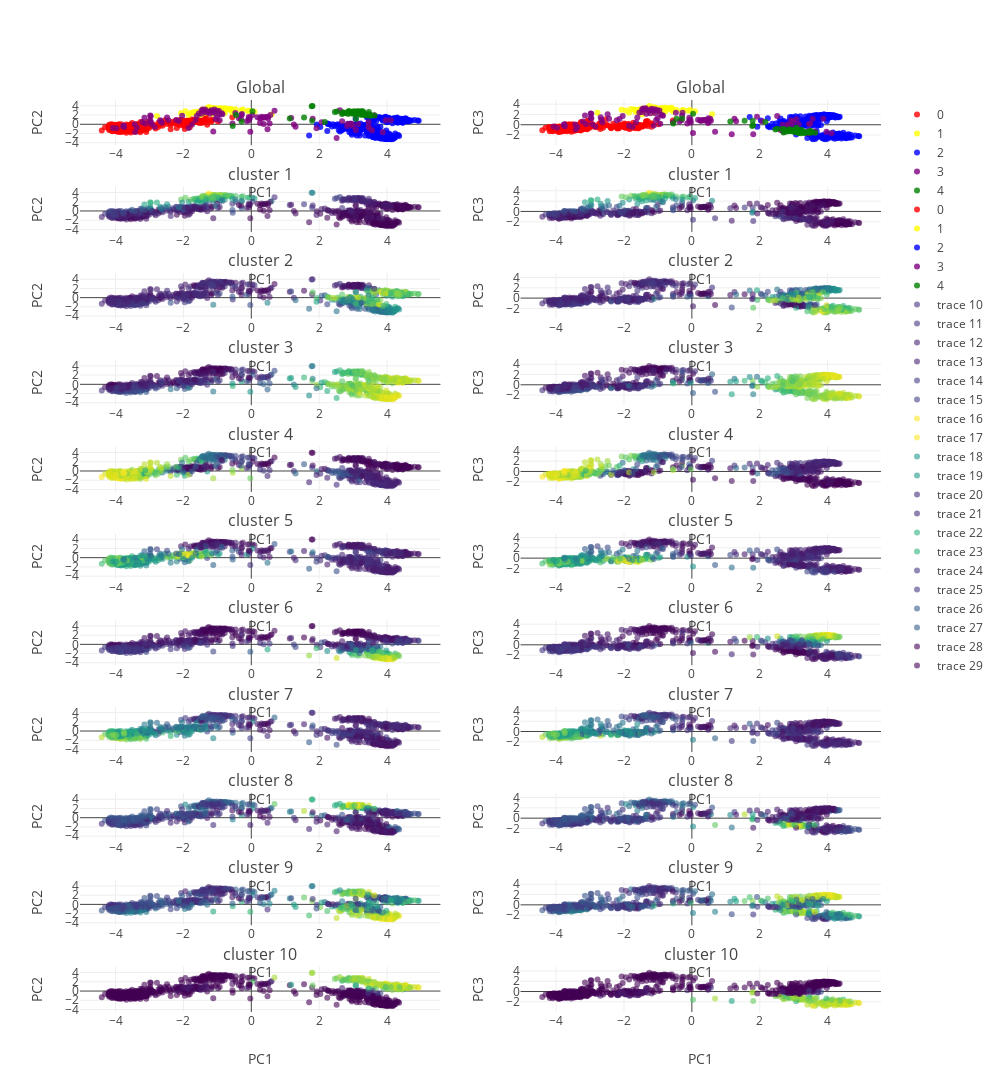

The notebook cell this image was saved under:
### Code cell
from plotly import tools
from structure_tools.mstutorial_tools_I import KDE_pca

KDE_pca(feats= features,Cameo= Cameo,label_vector= label_vector,Subset= Subset,height= 3000)

### Figure 1 — Plotly figure (JSON) as saved in the notebook; plotly's stock layout.template omitted (floating-point values rounded to 4 significant figures; data arrays with more than 128 entries replaced by an {"elided": "..."} marker saying what was removed)
{"data": [{"marker": {"color": "red", "line": {"width": 0}, "opacity": 0.8, "size": 6, "symbol": "circle"}, "mode": "markers", "name": "0", "type": "scatter", "uid": "a12c3a06-23e5-4b03-9749-2a5ae3aea98b", "x": {"elided": "394 float values"}, "xaxis": "x", "y": {"elided": "394 float values"}, "yaxis": "y"}, {"marker": {"color": "yellow", "line": {"width": 0}, "opacity": 0.8, "size": 6, "symbol": "circle"}, "mode": "markers", "name": "1", "type": "scatter", "uid": "056b1fce-e87d-476f-9936-94bcc11a2818", "x": [-2.068, -0.921, -1.494, 0.09381, -1.134, -0.2965, -0.9761, -1.068, -1.093, -1.302, -0.7576, -0.7285, -1.528, -0.7989, -1.194, -0.9259, -2.779, -0.4634, -0.7717, -1.188, -0.8517, -0.6478, -0.5778, -1.142, -1.21, -1.792, -0.9331, -0.109, -1.037, -1.399, -1.041, -1.442, -1.607, -0.8133, -1.494, -0.591, -1.695, -1.119, -1.656, 0.5954, -0.8617, -1.847, -1.467, -1.36, -1.59, -1.138, -1.566, -1.114, -1.02, -1.943, -1.667, -0.8942, -0.2499, -1.483, -0.7727, -0.8752, -0.9279, -1.253, -1.089, -0.6636, -1.139, -0.05479, -0.5638, -1.361, -0.7816], "xaxis": "x", "y": [2.459, 3.422, 2.083, 2.711, 2.28, 3.041, 3.072, 3.403, 3.199, 3.468, 3.419, 3.355, 2.732, 3.119, 3.321, 3.233, 1.814, 3.235, 3.35, 3.276, 3.395, 3.296, 3.189, 3.389, 3.48, 2.439, 2.946, 2.862, 2.588, 3.135, 3.293, 3.215, 2.708, 3.415, 2.483, 3.259, 2.66, 3.162, 2.387, 2.123, 3.307, 1.994, 2.182, 2.47, 2.459, 3.508, 2.525, 3.094, 3.495, 2.848, 2.501, 3.374, 3.211, 2.471, 3.161, 2.864, 3.453, 3.761, 3.395, 3.225, 3.076, 2.907, 2.626, 2.993, 2.451], "yaxis": "y"}, {"marker": {"color": "blue", "line": {"width": 0}, "opacity": 0.8, "size": 6, "symbol": "circle"}, "mode": "markers", "name": "2", "type": "scatter", "uid": "3ea228e4-5656-4049-bdcf-47f185715835", "x": {"elided": "320 float values"}, "xaxis": "x", "y": {"elided": "320 float values"}, "yaxis": "y"}, {"marker": {"color": "purple", "line": {"width": 0}, "opacity": 0.8, "size": 6, "symbol": "circle"}, "mode": "markers", "name": "3", "type": "scatter", "uid": "6328270b-7e97-4665-9e9e-e3925fcf2fb9", "x": [-2.635, -1.219, -0.9309, -3.21, 0.6838, 1.808, -1.27, 1.254, -0.4699, -1.606, 0.3038, 0.03407, 0.2582, 3.078, -2.959, -2.212, 0.366, -2.981, -4.077, 2.699, -2.439, 0.3768, -2.038, 2.513, -3.419, -0.07283, -1.546, -3.374, -0.06483, -0.1338, 0.477, 2.835, 0.1828, 0.4928, 3.452, -0.9297, -3.148, 0.2568, 2.071, -3.972, -0.04171, -1.849, -1.08, -0.5556, 2.823, -0.02925, -3.122, -3.775, -1.357, 0.5389, 3.487, 2.954, 1.919, -1.359, 3.451, -0.2893, -0.9541, 2.925, 2.608, 3.964, 1.175, 3.049, -3.758, -2.685, -2.936, -1.745, 3.558, 3.146, -1.466, 3.619, 0.5618, -1.642, -0.3657, -3.743, -1.086, -1.008, -0.303, 0.4865, -1.194, -1.12, -0.8525, -2.131, -0.8697, -1.415, -3.434, 4.112, -1.021, 2.983, -2.977, -1.184, 0.4209, -0.2755, 1.303, -1.463, 3.434, -1.431, -2.847, -1.052, 0.326, -2.664, 2.675, -1.341, -2.963, -2.481, -1.12, 3.872, -0.07608], "xaxis": "x", "y": [0.3183, 2.359, 0.8804, 0.5105, 2.952, 1.183, 2.727, -0.02757, 2.47, 1.771, 1.625, 1.999, 1.251, -1.236, 0.4716, 0.922, 0.03939, 0.87, -0.8028, 2.371, 0.8625, 1.472, 1.827, -2.961, -1.667, 0.8089, 2.36, -0.6879, 1.268, 0.6856, -1.1, 0.1223, 1.54, 1.234, 0.4896, 2.192, 1.391, 0.2981, 0.4152, -0.8621, 1.368, -0.7969, 2.454, 0.1954, -0.374, -1.592, 0.1829, -0.4492, 3.221, 0.1498, -0.9285, 0.09517, -0.8695, 2.9, -0.4787, 2.029, 2.89, 0.1107, 3.038, 0.8781, 1.353, 2.712, -0.2529, 0.8919, -0.01195, -0.03513, -1.355, 0.03823, 2.282, 1.948, 1.99, 0.9072, 1.305, -0.59, 3.21, 1.577, 1.15, 1.635, 2.758, -1.565, 2.163, 0.7225, 2.374, 3.006, 0.008742, 0.8801, 2.958, -0.3537, 1.881, 3.016, 1.564, 2.207, -0.5611, 2.972, 2.165, 3.191, -0.6031, 1.132, 1.404, 0.6585, 0.6547, 2.537, 1.73, 1.478, 2.668, -1.75, 1.556], "yaxis": "y"}, {"marker": {"color": "green", "line": {"width": 0}, "opacity": 0.8, "size": 6, "symbol": "circle"}, "mode": "markers", "name": "4", "type": "scatter", "uid": "b15d17b7-cec3-4822-b452-06b982013d9e", "x": [3.276, 0.03496, 2.874, 2.777, 3.235, 3.335, 3.212, 1.792, 3.029, 3.07, 2.52, -0.2861, 3.227, 2.698, 2.46, 2.851, 3.09, 3.301, 3.326, 3.182, 3.501, 3.138, 3.14, 2.993, 1.778, 3.25, 2.874, 3.252, 1.554, 3.285, 3.248, 3.463, 2.943, 3.082, -0.4516, 1.132, 3.112, 1.803, 2.999, 2.724, -0.5483, 3.081, 3.152, 3.021, 2.847, 2.166, 3.067, 3.402, 3.489, 3.631, 2.988, 3.126, 2.873, 3.171, 2.671, 3.069, 3.042, 3.12, 2.963, 3.527, 3.207, 3.118], "xaxis": "x", "y": [2.04, 2.853, 2.482, 2.46, 2.821, 2.014, 2.086, 0.7548, 2.705, 2.516, 2.789, 0.5868, 2.41, 2.593, 2.644, 2.247, 2.531, 2.544, 2.227, 2.74, 2.044, 2.84, 2.718, 2.79, 3.935, 2.594, 2.867, 2.527, 1.468, 2.808, 2.24, 2.665, 2.508, 2.371, 1.993, 1.273, 2.522, 3.961, 2.659, 2.427, -0.3776, 1.194, 2.666, 2.712, 2.67, 0.5119, 2.765, 1.929, 1.917, 1.886, 2.272, 2.247, 2.726, 2.62, 2.215, 2.451, 2.328, 2.54, 2.492, 1.845, 2.515, 2.71], "yaxis": "y"}, {"marker": {"color": "red", "line": {"width": 0}, "opacity": 0.8, "size": 6, "symbol": "circle"}, "mode": "markers", "name": "0", "type": "scatter", "uid": "d66f5cc3-18e1-4852-ab28-1321231e33e3", "x": {"elided": "394 float values"}, "xaxis": "x2", "y": {"elided": "394 float values"}, "yaxis": "y2"}, {"marker": {"color": "yellow", "line": {"width": 0}, "opacity": 0.8, "size": 6, "symbol": "circle"}, "mode": "markers", "name": "1", "type": "scatter", "uid": "cd7cc997-e479-4149-9060-41869b40a731", "x": [-2.068, -0.921, -1.494, 0.09381, -1.134, -0.2965, -0.9761, -1.068, -1.093, -1.302, -0.7576, -0.7285, -1.528, -0.7989, -1.194, -0.9259, -2.779, -0.4634, -0.7717, -1.188, -0.8517, -0.6478, -0.5778, -1.142, -1.21, -1.792, -0.9331, -0.109, -1.037, -1.399, -1.041, -1.442, -1.607, -0.8133, -1.494, -0.591, -1.695, -1.119, -1.656, 0.5954, -0.8617, -1.847, -1.467, -1.36, -1.59, -1.138, -1.566, -1.114, -1.02, -1.943, -1.667, -0.8942, -0.2499, -1.483, -0.7727, -0.8752, -0.9279, -1.253, -1.089, -0.6636, -1.139, -0.05479, -0.5638, -1.361, -0.7816], "xaxis": "x2", "y": [2.905, 3.211, 2.554, 2.621, 2.29, 2.768, 2.898, 3.111, 3.147, 3.33, 3.082, 3.181, 3.022, 3.122, 3.117, 3.056, 2.318, 2.908, 3.245, 3.093, 3.153, 3.034, 2.953, 3.063, 3.319, 3.048, 2.343, 2.715, 2.746, 2.839, 3.202, 3.169, 2.859, 3.32, 2.735, 3.291, 2.982, 2.907, 2.492, 2.058, 3.153, 2.319, 1.994, 2.762, 2.72, 3.38, 2.716, 3.058, 3.22, 2.751, 2.907, 3.149, 2.875, 2.738, 3.042, 2.778, 3.126, 3.638, 3.347, 3.236, 3.077, 2.885, 2.613, 2.923, 2.582], "yaxis": "y2"}, {"marker": {"color": "blue", "line": {"width": 0}, "opacity": 0.8, "size": 6, "symbol": "circle"}, "mode": "markers", "name": "2", "type": "scatter", "uid": "a30c8b5a-9435-4825-a41e-bb568e904226", "x": {"elided": "320 float values"}, "xaxis": "x2", "y": {"elided": "320 float values"}, "yaxis": "y2"}, {"marker": {"color": "purple", "line": {"width": 0}, "opacity": 0.8, "size": 6, "symbol": "circle"}, "mode": "markers", "name": "3", "type": "scatter", "uid": "90d7eb3b-3bcc-440b-9032-1f111694e6cf", "x": [-2.635, -1.219, -0.9309, -3.21, 0.6838, 1.808, -1.27, 1.254, -0.4699, -1.606, 0.3038, 0.03407, 0.2582, 3.078, -2.959, -2.212, 0.366, -2.981, -4.077, 2.699, -2.439, 0.3768, -2.038, 2.513, -3.419, -0.07283, -1.546, -3.374, -0.06483, -0.1338, 0.477, 2.835, 0.1828, 0.4928, 3.452, -0.9297, -3.148, 0.2568, 2.071, -3.972, -0.04171, -1.849, -1.08, -0.5556, 2.823, -0.02925, -3.122, -3.775, -1.357, 0.5389, 3.487, 2.954, 1.919, -1.359, 3.451, -0.2893, -0.9541, 2.925, 2.608, 3.964, 1.175, 3.049, -3.758, -2.685, -2.936, -1.745, 3.558, 3.146, -1.466, 3.619, 0.5618, -1.642, -0.3657, -3.743, -1.086, -1.008, -0.303, 0.4865, -1.194, -1.12, -0.8525, -2.131, -0.8697, -1.415, -3.434, 4.112, -1.021, 2.983, -2.977, -1.184, 0.4209, -0.2755, 1.303, -1.463, 3.434, -1.431, -2.847, -1.052, 0.326, -2.664, 2.675, -1.341, -2.963, -2.481, -1.12, 3.872, -0.07608], "xaxis": "x2", "y": [0.4985, 2.25, 0.1786, 0.6098, -1.335, -1.857, 2.781, 1.175, 2.347, 1.422, 0.8092, -1.603, 0.818, 1.053, 1.256, 0.8759, 0.9062, 1.293, -0.3306, -1.329, 1.143, 0.8069, 1.678, 1.685, -0.8999, 0.792, 2.363, -0.4835, 0.7529, 0.2533, 0.3458, 0.1069, 0.9771, 0.5219, -1.179, 1.992, 1.773, 0.7873, 0.6757, -0.5697, 0.9551, -0.1863, 2.215, 0.4857, -0.07402, 0.4572, 0.1502, -0.02652, 3.218, 1.184, 0.1964, -0.002125, 1.54, 3.008, 0.1239, 1.731, 2.745, 0.8518, -1.036, -1.366, -1.829, -1.274, 0.09099, 1.472, 0.08662, -0.3679, 1.146, 0.09228, 2.469, -1.325, 0.7761, 0.4708, 0.6348, -0.3002, 2.998, 1.204, 0.8607, 1.242, 2.844, -0.158, 1.77, 1.096, 1.856, 2.962, 0.04772, -1.655, 2.838, 0.701, 2.179, 3.091, 0.9167, 2.329, 0.6836, 2.997, -1.629, 3.136, -0.3282, 0.9173, 0.9045, 0.9838, -0.01243, 2.112, 2.121, 2.047, 2.722, 1.147, 1.376], "yaxis": "y2"}, {"marker": {"color": "green", "line": {"width": 0}, "opacity": 0.8, "size": 6, "symbol": "circle"}, "mode": "markers", "name": "4", "type": "scatter", "uid": "91c11500-8e0c-4659-9945-4e454f165945", "x": [3.276, 0.03496, 2.874, 2.777, 3.235, 3.335, 3.212, 1.792, 3.029, 3.07, 2.52, -0.2861, 3.227, 2.698, 2.46, 2.851, 3.09, 3.301, 3.326, 3.182, 3.501, 3.138, 3.14, 2.993, 1.778, 3.25, 2.874, 3.252, 1.554, 3.285, 3.248, 3.463, 2.943, 3.082, -0.4516, 1.132, 3.112, 1.803, 2.999, 2.724, -0.5483, 3.081, 3.152, 3.021, 2.847, 2.166, 3.067, 3.402, 3.489, 3.631, 2.988, 3.126, 2.873, 3.171, 2.671, 3.069, 3.042, 3.12, 2.963, 3.527, 3.207, 3.118], "xaxis": "x2", "y": [-1.482, 2.131, -0.8751, -1.355, -1.354, -1.587, -1.659, 0.7626, -1.221, -1.063, -0.7521, 1.211, -0.972, -1.519, -0.9319, -1.125, -0.9962, -1.348, -1.537, -1.353, -1.25, -1.559, -1.387, -1.337, -0.2366, -1.226, -1.254, -1.417, 0.7697, -1.488, -1.338, -1.543, -1.053, -1.24, 1.188, 0.6095, -1.465, -0.07941, -1.06, -0.857, 0.2459, -0.6054, -1.556, -1.261, -1.219, 0.5119, -1.346, -1.423, -1.236, -1.551, -1.106, -1.037, -1.046, -1.449, -0.8483, -1.119, -1.36, -1.441, -1.217, -1.491, -1.386, -1.359], "yaxis": "y2"}, {"marker": {"color": {"elided": "948 float values"}, "colorscale": "Viridis", "line": {"width": 0}, "opacity": 0.6, "size": 6, "symbol": "circle"}, "mode": "markers", "type": "scatter", "uid": "cf4f9381-2c54-4813-a8d6-4e527ddff338", "x": {"elided": "948 float values"}, "xaxis": "x3", "y": {"elided": "948 float values"}, "yaxis": "y3"}, {"marker": {"color": {"elided": "948 float values"}, "colorscale": "Viridis", "line": {"width": 0}, "opacity": 0.6, "size": 6, "symbol": "circle"}, "mode": "markers", "type": "scatter", "uid": "b5332c1f-96c9-4ffe-b54b-475709dfae3a", "x": {"elided": "948 float values"}, "xaxis": "x4", "y": {"elided": "948 float values"}, "yaxis": "y4"}, {"marker": {"color": {"elided": "948 float values"}, "colorscale": "Viridis", "line": {"width": 0}, "opacity": 0.6, "size": 6, "symbol": "circle"}, "mode": "markers", "type": "scatter", "uid": "f077220d-59fe-4e26-9c16-f01e7ce469ee", "x": {"elided": "948 float values"}, "xaxis": "x5", "y": {"elided": "948 float values"}, "yaxis": "y5"}, {"marker": {"color": {"elided": "948 float values"}, "colorscale": "Viridis", "line": {"width": 0}, "opacity": 0.6, "size": 6, "symbol": "circle"}, "mode": "markers", "type": "scatter", "uid": "351e8d60-56b0-4750-b5d6-031f751f73b8", "x": {"elided": "948 float values"}, "xaxis": "x6", "y": {"elided": "948 float values"}, "yaxis": "y6"}, {"marker": {"color": {"elided": "948 float values"}, "colorscale": "Viridis", "line": {"width": 0}, "opacity": 0.6, "size": 6, "symbol": "circle"}, "mode": "markers", "type": "scatter", "uid": "eb79754c-52f9-42ff-8508-9edf389f81ac", "x": {"elided": "948 float values"}, "xaxis": "x7", "y": {"elided": "948 float values"}, "yaxis": "y7"}, {"marker": {"color": {"elided": "948 float values"}, "colorscale": "Viridis", "line": {"width": 0}, "opacity": 0.6, "size": 6, "symbol": "circle"}, "mode": "markers", "type": "scatter", "uid": "1118f1a0-6641-40bb-b98b-cb4d7d7e4223", "x": {"elided": "948 float values"}, "xaxis": "x8", "y": {"elided": "948 float values"}, "yaxis": "y8"}, {"marker": {"color": {"elided": "948 float values"}, "colorscale": "Viridis", "line": {"width": 0}, "opacity": 0.6, "size": 6, "symbol": "circle"}, "mode": "markers", "type": "scatter", "uid": "eaeb456b-8124-4ded-9f04-f23275724ece", "x": {"elided": "948 float values"}, "xaxis": "x9", "y": {"elided": "948 float values"}, "yaxis": "y9"}, {"marker": {"color": {"elided": "948 float values"}, "colorscale": "Viridis", "line": {"width": 0}, "opacity": 0.6, "size": 6, "symbol": "circle"}, "mode": "markers", "type": "scatter", "uid": "01d08352-3ea7-435f-aa2f-28d18f835ecf", "x": {"elided": "948 float values"}, "xaxis": "x10", "y": {"elided": "948 float values"}, "yaxis": "y10"}, {"marker": {"color": {"elided": "948 float values"}, "colorscale": "Viridis", "line": {"width": 0}, "opacity": 0.6, "size": 6, "symbol": "circle"}, "mode": "markers", "type": "scatter", "uid": "b37b0fce-9a4d-4f20-b90a-8a72e420e2f7", "x": {"elided": "948 float values"}, "xaxis": "x11", "y": {"elided": "948 float values"}, "yaxis": "y11"}, {"marker": {"color": {"elided": "948 float values"}, "colorscale": "Viridis", "line": {"width": 0}, "opacity": 0.6, "size": 6, "symbol": "circle"}, "mode": "markers", "type": "scatter", "uid": "174483a0-99f4-4274-b7c0-48d252d425e0", "x": {"elided": "948 float values"}, "xaxis": "x12", "y": {"elided": "948 float values"}, "yaxis": "y12"}, {"marker": {"color": {"elided": "948 float values"}, "colorscale": "Viridis", "line": {"width": 0}, "opacity": 0.6, "size": 6, "symbol": "circle"}, "mode": "markers", "type": "scatter", "uid": "d45a7ec3-b4ba-40a3-b1a3-cf1494e6b7ad", "x": {"elided": "948 float values"}, "xaxis": "x13", "y": {"elided": "948 float values"}, "yaxis": "y13"}, {"marker": {"color": {"elided": "948 float values"}, "colorscale": "Viridis", "line": {"width": 0}, "opacity": 0.6, "size": 6, "symbol": "circle"}, "mode": "markers", "type": "scatter", "uid": "4ecafb0c-2b41-4b1c-bc09-2185d1bbc8f5", "x": {"elided": "948 float values"}, "xaxis": "x14", "y": {"elided": "948 float values"}, "yaxis": "y14"}, {"marker": {"color": {"elided": "948 float values"}, "colorscale": "Viridis", "line": {"width": 0}, "opacity": 0.6, "size": 6, "symbol": "circle"}, "mode": "markers", "type": "scatter", "uid": "c4bcdde2-e8d9-44fd-99e6-9229386673db", "x": {"elided": "948 float values"}, "xaxis": "x15", "y": {"elided": "948 float values"}, "yaxis": "y15"}, {"marker": {"color": {"elided": "948 float values"}, "colorscale": "Viridis", "line": {"width": 0}, "opacity": 0.6, "size": 6, "symbol": "circle"}, "mode": "markers", "type": "scatter", "uid": "5b7a1b5e-2e42-4e09-9b5d-d8f7e88a6c85", "x": {"elided": "948 float values"}, "xaxis": "x16", "y": {"elided": "948 float values"}, "yaxis": "y16"}, {"marker": {"color": {"elided": "948 float values"}, "colorscale": "Viridis", "line": {"width": 0}, "opacity": 0.6, "size": 6, "symbol": "circle"}, "mode": "markers", "type": "scatter", "uid": "a9bcf005-21eb-4346-b9eb-7d56f9b22a2f", "x": {"elided": "948 float values"}, "xaxis": "x17", "y": {"elided": "948 float values"}, "yaxis": "y17"}, {"marker": {"color": {"elided": "948 float values"}, "colorscale": "Viridis", "line": {"width": 0}, "opacity": 0.6, "size": 6, "symbol": "circle"}, "mode": "markers", "type": "scatter", "uid": "be5d680d-bd88-488e-bf39-a3d76355f510", "x": {"elided": "948 float values"}, "xaxis": "x18", "y": {"elided": "948 float values"}, "yaxis": "y18"}, {"marker": {"color": {"elided": "948 float values"}, "colorscale": "Viridis", "line": {"width": 0}, "opacity": 0.6, "size": 6, "symbol": "circle"}, "mode": "markers", "type": "scatter", "uid": "06e3ed1e-2875-4518-b703-bc01dee1440e", "x": {"elided": "948 float values"}, "xaxis": "x19", "y": {"elided": "948 float values"}, "yaxis": "y19"}, {"marker": {"color": {"elided": "948 float values"}, "colorscale": "Viridis", "line": {"width": 0}, "opacity": 0.6, "size": 6, "symbol": "circle"}, "mode": "markers", "type": "scatter", "uid": "a8b6202f-c7b1-4e47-a90a-00e0a2c27bf6", "x": {"elided": "948 float values"}, "xaxis": "x20", "y": {"elided": "948 float values"}, "yaxis": "y20"}, {"marker": {"color": {"elided": "948 float values"}, "colorscale": "Viridis", "line": {"width": 0}, "opacity": 0.6, "size": 6, "symbol": "circle"}, "mode": "markers", "type": "scatter", "uid": "149dce30-5d7f-4545-a618-8bdd457a402e", "x": {"elided": "948 float values"}, "xaxis": "x21", "y": {"elided": "948 float values"}, "yaxis": "y21"}, {"marker": {"color": {"elided": "948 float values"}, "colorscale": "Viridis", "line": {"width": 0}, "opacity": 0.6, "size": 6, "symbol": "circle"}, "mode": "markers", "type": "scatter", "uid": "689bc958-a621-4f8c-a097-248c43b7a7d4", "x": {"elided": "948 float values"}, "xaxis": "x22", "y": {"elided": "948 float values"}, "yaxis": "y22"}], "layout": {"annotations": [{"font": {"size": 16}, "showarrow": false, "text": "Global", "x": 0.225, "xanchor": "center", "xref": "paper", "y": 1.0, "yanchor": "bottom", "yref": "paper"}, {"font": {"size": 16}, "showarrow": false, "text": "Global", "x": 0.775, "xanchor": "center", "xref": "paper", "y": 1.0, "yanchor": "bottom", "yref": "paper"}, {"font": {"size": 16}, "showarrow": false, "text": "cluster 1", "x": 0.225, "xanchor": "center", "xref": "paper", "y": 0.905, "yanchor": "bottom", "yref": "paper"}, {"font": {"size": 16}, "showarrow": false, "text": "cluster 1", "x": 0.775, "xanchor": "center", "xref": "paper", "y": 0.905, "yanchor": "bottom", "yref": "paper"}, {"font": {"size": 16}, "showarrow": false, "text": "cluster 2", "x": 0.225, "xanchor": "center", "xref": "paper", "y": 0.8099, "yanchor": "bottom", "yref": "paper"}, {"font": {"size": 16}, "showarrow": false, "text": "cluster 2", "x": 0.775, "xanchor": "center", "xref": "paper", "y": 0.8099, "yanchor": "bottom", "yref": "paper"}, {"font": {"size": 16}, "showarrow": false, "text": "cluster 3", "x": 0.225, "xanchor": "center", "xref": "paper", "y": 0.7149, "yanchor": "bottom", "yref": "paper"}, {"font": {"size": 16}, "showarrow": false, "text": "cluster 3", "x": 0.775, "xanchor": "center", "xref": "paper", "y": 0.7149, "yanchor": "bottom", "yref": "paper"}, {"font": {"size": 16}, "showarrow": false, "text": "cluster 4", "x": 0.225, "xanchor": "center", "xref": "paper", "y": 0.6198, "yanchor": "bottom", "yref": "paper"}, {"font": {"size": 16}, "showarrow": false, "text": "cluster 4", "x": 0.775, "xanchor": "center", "xref": "paper", "y": 0.6198, "yanchor": "bottom", "yref": "paper"}, {"font": {"size": 16}, "showarrow": false, "text": "cluster 5", "x": 0.225, "xanchor": "center", "xref": "paper", "y": 0.5248, "yanchor": "bottom", "yref": "paper"}, {"font": {"size": 16}, "showarrow": false, "text": "cluster 5", "x": 0.775, "xanchor": "center", "xref": "paper", "y": 0.5248, "yanchor": "bottom", "yref": "paper"}, {"font": {"size": 16}, "showarrow": false, "text": "cluster 6", "x": 0.225, "xanchor": "center", "xref": "paper", "y": 0.4298, "yanchor": "bottom", "yref": "paper"}, {"font": {"size": 16}, "showarrow": false, "text": "cluster 6", "x": 0.775, "xanchor": "center", "xref": "paper", "y": 0.4298, "yanchor": "bottom", "yref": "paper"}, {"font": {"size": 16}, "showarrow": false, "text": "cluster 7", "x": 0.225, "xanchor": "center", "xref": "paper", "y": 0.3347, "yanchor": "bottom", "yref": "paper"}, {"font": {"size": 16}, "showarrow": false, "text": "cluster 7", "x": 0.775, "xanchor": "center", "xref": "paper", "y": 0.3347, "yanchor": "bottom", "yref": "paper"}, {"font": {"size": 16}, "showarrow": false, "text": "cluster 8", "x": 0.225, "xanchor": "center", "xref": "paper", "y": 0.2397, "yanchor": "bottom", "yref": "paper"}, {"font": {"size": 16}, "showarrow": false, "text": "cluster 8", "x": 0.775, "xanchor": "center", "xref": "paper", "y": 0.2397, "yanchor": "bottom", "yref": "paper"}, {"font": {"size": 16}, "showarrow": false, "text": "cluster 9", "x": 0.225, "xanchor": "center", "xref": "paper", "y": 0.1446, "yanchor": "bottom", "yref": "paper"}, {"font": {"size": 16}, "showarrow": false, "text": "cluster 9", "x": 0.775, "xanchor": "center", "xref": "paper", "y": 0.1446, "yanchor": "bottom", "yref": "paper"}, {"font": {"size": 16}, "showarrow": false, "text": "cluster 10", "x": 0.225, "xanchor": "center", "xref": "paper", "y": 0.04959, "yanchor": "bottom", "yref": "paper"}, {"font": {"size": 16}, "showarrow": false, "text": "cluster 10", "x": 0.775, "xanchor": "center", "xref": "paper", "y": 0.04959, "yanchor": "bottom", "yref": "paper"}], "height": 3000, "width": 1000, "xaxis": {"anchor": "y", "domain": [0, 0.45], "title": {"text": "PC1"}}, "xaxis10": {"anchor": "y10", "domain": [0.55, 1], "title": {"text": "PC1"}}, "xaxis11": {"anchor": "y11", "domain": [0, 0.45], "title": {"text": "PC1"}}, "xaxis12": {"anchor": "y12", "domain": [0.55, 1], "title": {"text": "PC1"}}, "xaxis13": {"anchor": "y13", "domain": [0, 0.45], "title": {"text": "PC1"}}, "xaxis14": {"anchor": "y14", "domain": [0.55, 1], "title": {"text": "PC1"}}, "xaxis15": {"anchor": "y15", "domain": [0, 0.45], "title": {"text": "PC1"}}, "xaxis16": {"anchor": "y16", "domain": [0.55, 1], "title": {"text": "PC1"}}, "xaxis17": {"anchor": "y17", "domain": [0, 0.45], "title": {"text": "PC1"}}, "xaxis18": {"anchor": "y18", "domain": [0.55, 1], "title": {"text": "PC1"}}, "xaxis19": {"anchor": "y19", "domain": [0, 0.45], "title": {"text": "PC1"}}, "xaxis2": {"anchor": "y2", "domain": [0.55, 1], "title": {"text": "PC1"}}, "xaxis20": {"anchor": "y20", "domain": [0.55, 1], "title": {"text": "PC1"}}, "xaxis21": {"anchor": "y21", "domain": [0, 0.45], "title": {"text": "PC1"}}, "xaxis22": {"anchor": "y22", "domain": [0.55, 1], "title": {"text": "PC1"}}, "xaxis3": {"anchor": "y3", "domain": [0, 0.45], "title": {"text": "PC1"}}, "xaxis4": {"anchor": "y4", "domain": [0.55, 1], "title": {"text": "PC1"}}, "xaxis5": {"anchor": "y5", "domain": [0, 0.45], "title": {"text": "PC1"}}, "xaxis6": {"anchor": "y6", "domain": [0.55, 1], "title": {"text": "PC1"}}, "xaxis7": {"anchor": "y7", "domain": [0, 0.45], "title": {"text": "PC1"}}, "xaxis8": {"anchor": "y8", "domain": [0.55, 1], "title": {"text": "PC1"}}, "xaxis9": {"anchor": "y9", "domain": [0, 0.45], "title": {"text": "PC1"}}, "yaxis": {"anchor": "x", "domain": [0.9504, 1.0], "title": {"text": "PC2"}}, "yaxis10": {"anchor": "x10", "domain": [0.5702, 0.6198], "title": {"text": "PC3"}}, "yaxis11": {"anchor": "x11", "domain": [0.4752, 0.5248], "title": {"text": "PC2"}}, "yaxis12": {"anchor": "x12", "domain": [0.4752, 0.5248], "title": {"text": "PC3"}}, "yaxis13": {"anchor": "x13", "domain": [0.3802, 0.4298], "title": {"text": "PC2"}}, "yaxis14": {"anchor": "x14", "domain": [0.3802, 0.4298], "title": {"text": "PC3"}}, "yaxis15": {"anchor": "x15", "domain": [0.2851, 0.3347], "title": {"text": "PC2"}}, "yaxis16": {"anchor": "x16", "domain": [0.2851, 0.3347], "title": {"text": "PC3"}}, "yaxis17": {"anchor": "x17", "domain": [0.1901, 0.2397], "title": {"text": "PC2"}}, "yaxis18": {"anchor": "x18", "domain": [0.1901, 0.2397], "title": {"text": "PC3"}}, "yaxis19": {"anchor": "x19", "domain": [0.09504, 0.1446], "title": {"text": "PC2"}}, "yaxis2": {"anchor": "x2", "domain": [0.9504, 1.0], "title": {"text": "PC3"}}, "yaxis20": {"anchor": "x20", "domain": [0.09504, 0.1446], "title": {"text": "PC3"}}, "yaxis21": {"anchor": "x21", "domain": [0, 0.04959], "title": {"text": "PC2"}}, "yaxis22": {"anchor": "x22", "domain": [0, 0.04959], "title": {"text": "PC3"}}, "yaxis3": {"anchor": "x3", "domain": [0.8554, 0.905], "title": {"text": "PC2"}}, "yaxis4": {"anchor": "x4", "domain": [0.8554, 0.905], "title": {"text": "PC3"}}, "yaxis5": {"anchor": "x5", "domain": [0.7603, 0.8099], "title": {"text": "PC2"}}, "yaxis6": {"anchor": "x6", "domain": [0.7603, 0.8099], "title": {"text": "PC3"}}, "yaxis7": {"anchor": "x7", "domain": [0.6653, 0.7149], "title": {"text": "PC2"}}, "yaxis8": {"anchor": "x8", "domain": [0.6653, 0.7149], "title": {"text": "PC3"}}, "yaxis9": {"anchor": "x9", "domain": [0.5702, 0.6198], "title": {"text": "PC2"}}}}
